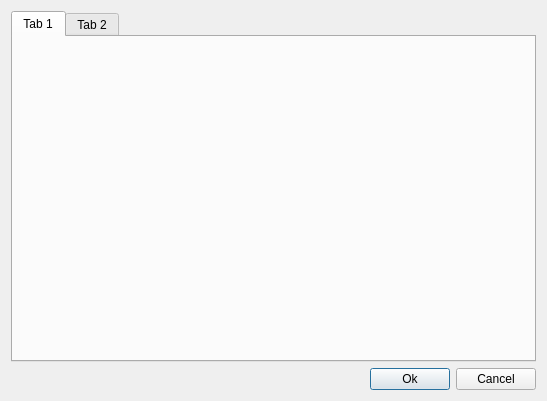
<?xml version="1.0" encoding="UTF-8"?>
<ui version="4.0">
 <class>_AppplicationSettingsDialog</class>
 <widget class="QDialog" name="_AppplicationSettingsDialog">
  <property name="geometry">
   <rect>
    <x>0</x>
    <y>0</y>
    <width>547</width>
    <height>401</height>
   </rect>
  </property>
  <property name="windowTitle">
   <string>Dialog</string>
  </property>
  <layout class="QVBoxLayout" name="verticalLayout">
   <item>
    <widget class="QTabWidget" name="tabWidget">
     <property name="currentIndex">
      <number>0</number>
     </property>
     <widget class="QWidget" name="tab">
      <attribute name="title">
       <string>Tab 1</string>
      </attribute>
      <layout class="QVBoxLayout" name="verticalLayout_2">
       <item>
        <widget class="_PathSettingForm" name="scan_folder_entity_widget" native="true"/>
       </item>
       <item>
        <widget class="_PathSettingForm" name="config_file_entity_widget" native="true"/>
       </item>
       <item>
        <spacer name="verticalSpacer">
         <property name="orientation">
          <enum>Qt::Vertical</enum>
         </property>
         <property name="sizeHint" stdset="0">
          <size>
           <width>20</width>
           <height>40</height>
          </size>
         </property>
        </spacer>
       </item>
      </layout>
     </widget>
     <widget class="QWidget" name="tab_2">
      <attribute name="title">
       <string>Tab 2</string>
      </attribute>
     </widget>
    </widget>
   </item>
   <item>
    <layout class="QHBoxLayout" name="horizontalLayout">
     <item>
      <spacer name="horizontalSpacer">
       <property name="orientation">
        <enum>Qt::Horizontal</enum>
       </property>
       <property name="sizeHint" stdset="0">
        <size>
         <width>40</width>
         <height>20</height>
        </size>
       </property>
      </spacer>
     </item>
     <item>
      <widget class="QPushButton" name="accept_button">
       <property name="text">
        <string>Ok</string>
       </property>
      </widget>
     </item>
     <item>
      <widget class="QPushButton" name="reject_button">
       <property name="text">
        <string>Cancel</string>
       </property>
      </widget>
     </item>
    </layout>
   </item>
  </layout>
 </widget>
 <customwidgets>
  <customwidget>
   <class>_PathSettingForm</class>
   <extends>QWidget</extends>
   <header>UI/_pathsettingform.h</header>
   <container>1</container>
  </customwidget>
 </customwidgets>
 <resources/>
 <connections>
  <connection>
   <sender>accept_button</sender>
   <signal>clicked()</signal>
   <receiver>_AppplicationSettingsDialog</receiver>
   <slot>accept()</slot>
   <hints>
    <hint type="sourcelabel">
     <x>410</x>
     <y>380</y>
    </hint>
    <hint type="destinationlabel">
     <x>273</x>
     <y>200</y>
    </hint>
   </hints>
  </connection>
  <connection>
   <sender>reject_button</sender>
   <signal>clicked()</signal>
   <receiver>_AppplicationSettingsDialog</receiver>
   <slot>reject()</slot>
   <hints>
    <hint type="sourcelabel">
     <x>496</x>
     <y>380</y>
    </hint>
    <hint type="destinationlabel">
     <x>273</x>
     <y>200</y>
    </hint>
   </hints>
  </connection>
 </connections>
</ui>
